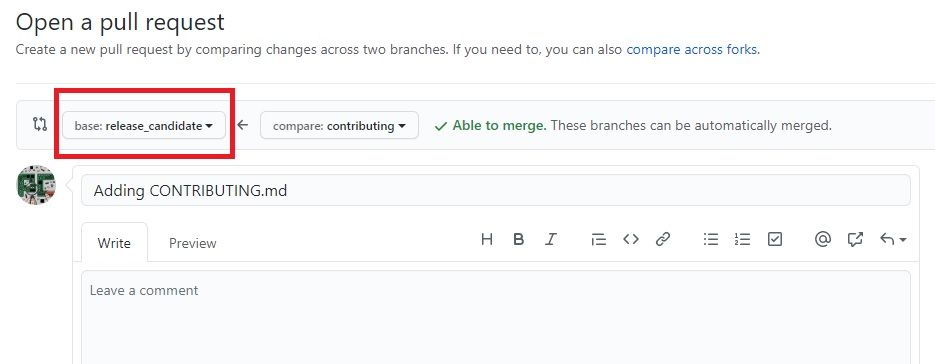
#> input picture DriveCode/libraries/SparkFun_9DoF_IMU_Breakout_-_ICM_20948_-_Arduino_Library/img/Contributing.JPG, 935 x 364 px; its folder holds only this picture in this run
$ python -i switchitup.py   (imports and definitions only)   (older library calls are emulated)
#> lines starting #> are read from the running program, lines starting #| are printed output that depends on the picture
#> further down, picture is the input picture: shape (364, 935, 3); mean B, G, R 248.2, 247.3, 247.9
import cv2
import numpy as np
from PIL import Image, ImageEnhance, ExifTags
import os
import shutil
from tqdm import tqdm
from numpy import asarray
from sklearn.model_selection import train_test_split
from matplotlib import cm
import random
import logging

# Configure logging
# [2 lines not run here, left out]


# [100 lines left out: functions get_bbox_subset, convert_to_absolute_coordinates, apply_blur, apply_brightness, apply_crop, not called in this run]


def apply_exposure(image, percent, bbox=None):
    exposure_factor = 1 + (percent / 100)
    return apply_brightness(image, exposure_factor, bbox)


# [104 lines left out: functions apply_flip, apply_noise, apply_rotate, apply_shear, apply_cutout, not called in this run]


def resize_image(image, target_size):
    return cv2.resize(image, target_size, interpolation=cv2.INTER_LINEAR)


# [172 lines left out: functions apply_mosaic, adjust_segmentation_labels, apply_hue, apply_saturation, apply_ninety, replicate_and_augment and 3 more, not called in this run]


def tile_image(image, rows, columns):
    tiled_image = np.tile(image, (rows, columns, 1))
    return tiled_image


def adaptive_equalization(image):
    img_y_cr_cb = cv2.cvtColor(image, cv2.COLOR_BGR2YCrCb)
#> img_y_cr_cb: shape (364, 935, 3); mean of channels 0, 1, 2 247.6, 128.1, 128.3
    y, cr, cb = cv2.split(img_y_cr_cb)
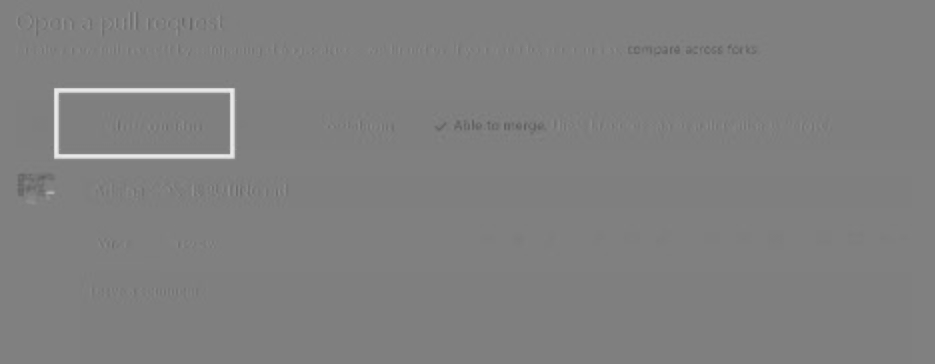
#> cr: shape (364, 935); min 96, max 235, mean 128.1

    # apply adaptive equalization on the Y channel
    clahe = cv2.createCLAHE(clipLimit=2.0, tileGridSize=(8, 8))
    y = clahe.apply(y)

    img_y_cr_cb = cv2.merge([y, cr, cb])
#> img_y_cr_cb: shape (364, 935, 3); mean of channels 0, 1, 2 245.1, 128.1, 128.3
    return cv2.cvtColor(img_y_cr_cb, cv2.COLOR_YCrCb2BGR)


# [188 lines left out: functions apply_augmentations, read_labels, switchitup, not called in this run]

>>> import cv2
>>> picture = cv2.imread('../DriveCode/libraries/SparkFun_9DoF_IMU_Breakout_-_ICM_20948_-_Arduino_Library/img/Contributing.JPG')
>>> result = adaptive_equalization(picture)
